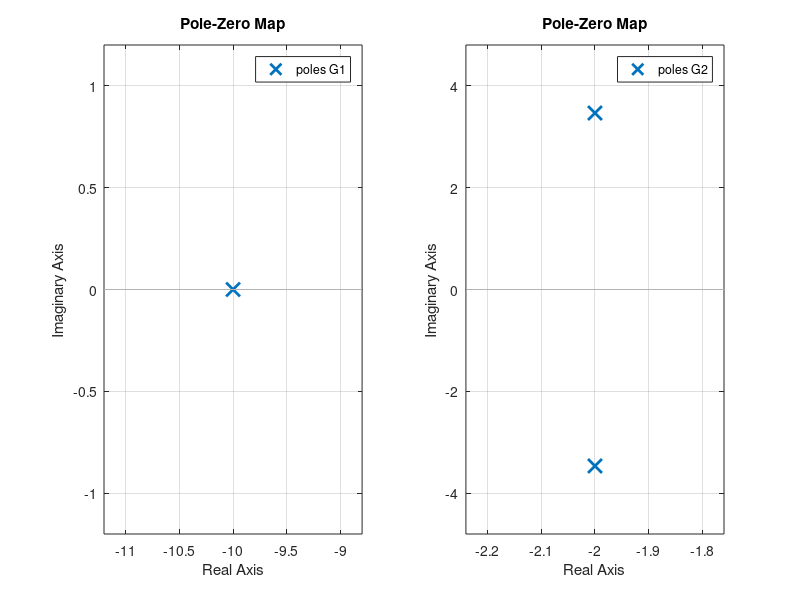

Source code (MATLAB):
%% Experiment No.: 2

%{
   Name: Smit Shah
   PRN: 17070123090
   Batch: EB-2
%}
clc
clear all
close all


%% Q1. Generte tf and find zeros, poles and gain.

%(a) G(s) = 2/(0.1s+1)
G1=tf(2, [0.1 1])
[Z1, P1, K1]=tf2zp(2, [0.1 1])
subplot(1,2,1)
pzmap(G1)

%(b) G(s) = 16/(s^2+4s+16)
G2=tf(16, [1 4 16])
[Z2, P2, K2]=tf2zp(16, [1 4 16])
subplot(1,2,2)
pzmap(G2)

%% Q2. Find tf from zeros, poles and gain.

%(a) zero at 0, pole at -2 and gain is 0.5
[NUM1, DEN1]=zp2tf(0, -2, 0.5);
G3=tf(NUM1, DEN1)

%(b) zero at -4, pole at -4 and gain is 16
[NUM2, DEN2]=zp2tf(-4, -4, 16);
G4=tf(NUM2, DEN2)

%% Q3. Obtain tf of the given close loop

a=tf([1 0], 1)
b=tf(4, 1)
sys1=parallel(a,b)
c=tf(1, [1 2 0])
sys2=series(sys1,c)
d=tf(0.5, 1)
sys3=feedback(sys2,d)
e=tf(1, 1)
sys4=feedback(sys3,e)

%% Q4. List and explain new MATLAB functions used to perform tasks mentioned in all above questions.

%{

1. tf:- Use tf to create real or complex valued transfer function models or
to convert state-space or zero-pole-gain models to transfer function form.
You can also use tf to create generalized state-space models or uncertain
state-space models. sys=tf(Numerator,Denomintor) creates a contionuous time
transfer function with numerator(s) and denominator(s) specified by
Numerator and Denomintor.

2. tf2zp:- tf2zp finds the zeros, poles, an gains of a continuous time
transfer function. [z,k,p]=tf2zp(b,a) finds the matrix of zeros z, the
vector of poles p, and the associated vector of gain k from the transfer
function parameters b and a.

3. pzmap:- pzmap(sys) creates a pole-zero plot of the continuous or
discrete time dynamic system model sys. For SISO systems, pzmap plots the
transfer function poles and zeros. For MIMO systems, it plots the system
poles and transmission zeros. The plots are plotted as x's and the zeros
are plottecd as o's.

pzmap(sys1, sys2, sys3,...,sysN) creates the pole-zero plot of multiple
models on a single figure. The models can have different numbers of inputs
and outputs can be mix of continuous and discrete systems.

[p,z]=pzmap(sys) returns the systm poles and zeros in the column vectors p
and z. No plt is drawn on the screen. You can use the functions sgrid and
zgrid to plot lines of constant damping ratio and natural frequency in the
s or z plane.

4. zp2tf:- zp2tf forms transfer function polynomials from the zeros, poles,
and gains of a system in factored from. Column vector p specifies the pole
locations, and matrix z specifies the zero locations, with as many columns 
as there are outputs. The gains for each numerator transfer function are in
vector k. The zeros and poles must be real or come in complex conjugate
pairs. The polynomial denominator coefficients are returned in row vector a
and the polynomial numerator coefficients are returned in mtrix b, which
has as many rows as there are columns of z. Inf values can be used as place
holders in z, if some columns have fewer zeros than others.

5. parallel:- parallel connects two model objects in parallel. The function
accepts any type of model. The two systems must be either both continuous
or both discrete with identical sample time. Static gains are neutral and
can be specified as regular matrices. sys=parallel(sys1,sys2) forms the
basic parallel connection.

6. series:- series connects two model objects in series. The function
accepts any type of model. The two systems must be either both continuous
or both discrete with identical sample time. Static gains are neutral and
can be specified as regular matrices. sys=series(sys1,sys2) forms the
basic series connection.

7. feedback:- sys=feedback(sys1,sys2) returns a model object sys for the
negative feedback interconnection of model objects sys1 and sys2. The
closed loop model sys has u as input vector and y as output vector. The
models sys1 and sys2 must be both continuous or both discrete with
identical sample times. Precedence rules are used to determine the rsulting
model type.

To apply positive feedback, use the syntax: sys=feedback(sys1,sys2,+1)

By default, feedback(sys1,sys2) assumes negative feedback and is equivalent
to feedback(sys1,sys2,-1).

Finally, feedback(sys1,sys2,feedin,feedout) computes a closed loop model
sys for the more general feedback loop.
%}

%% Conclusion 

%{
In this experiment, we used various functions to solve the given problems
and we also learnt how to use these functions. By using these functions we
can also obtain a transfer function(tf) from a given block diagram or
pole-zero-gain. we have also plotted the poles and zeros of a given tf.
%}